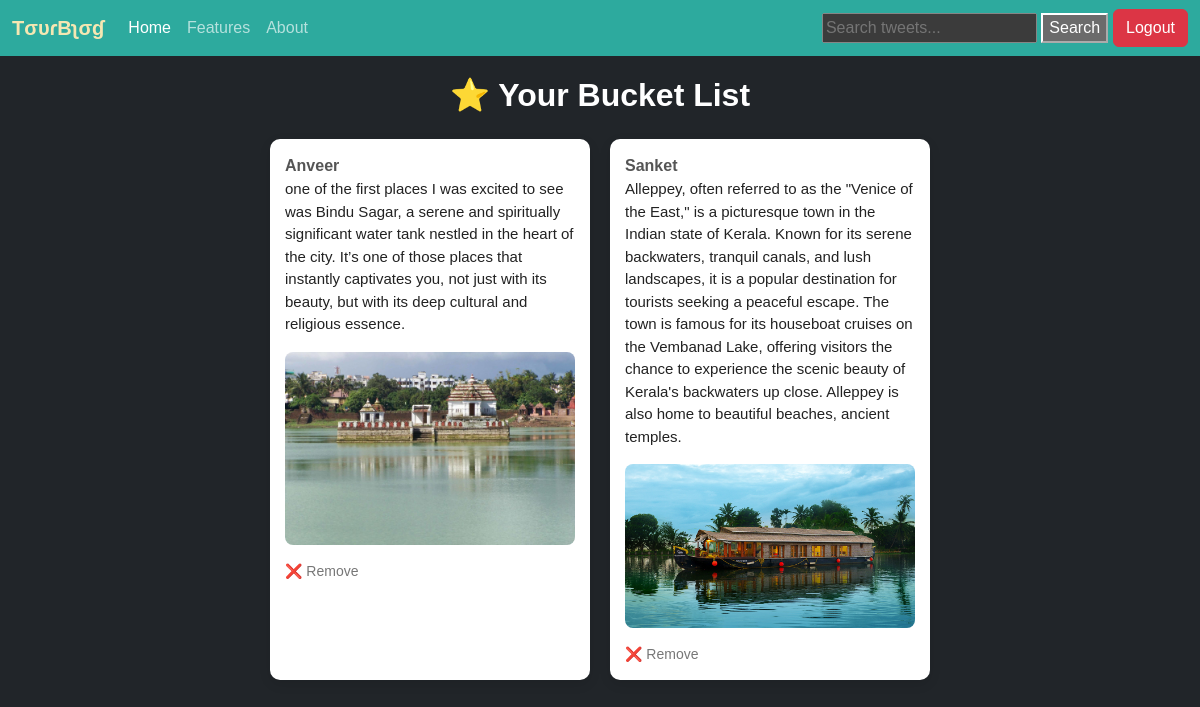
/bucket-list/ (signed in), run on the app's committed database.
### tweet/models.py (models this page shows, shortened)
class Tweet(models.Model):
    user = models.ForeignKey(User, on_delete=models.CASCADE)
    text = models.TextField(max_length=480)
    photo = models.ImageField(upload_to="photos/", blank=True, null=True)
    created_at = models.DateTimeField(auto_now_add=True)
    update_at = models.DateTimeField(auto_now=True)

### tweet/views.py (the view)
# urls.py: path("bucket-list/", views.view_bucket_list, name="bucket_list"),
@login_required
def view_bucket_list(request):
    bucket_list, created = BucketList.objects.get_or_create(user=request.user)
    return render(request, "bucket_list.html", {"tweets": bucket_list.tweets.all()})

### tweet/templates/bucket_list.html (shortened to what this page needs)
{% extends "layout.html" %}
{% block body %}
<div style="max-width: 700px; margin: auto; padding: 20px; text-align: center;">
    <h2 style="color: white; font-weight: bold; margin-bottom:25px;">⭐ Your Bucket List</h2>
    {% if tweets %}
        <div style="display: grid; grid-template-columns: repeat(2, 1fr); gap: 20px; text-align: left;">
            {% for tweet in tweets %}
                <div style="background: white; padding: 15px; border-radius: 10px;
                            box-shadow: 0px 4px 12px rgba(0, 0, 0, 0.1);">
                    <strong style="font-size: 16px; color: #555;">{{ tweet.user.username }}</strong>
                    <p style="color: #222; font-size: 15px; line-height: 1.5;">{{ tweet.text }}</p>
                    {% if tweet.photo %}
                        <img src="{{ tweet.photo.url }}" alt="Tweet Image"
                             style="max-width: 100%; border-radius: 8px; margin-bottom: 8px;">
                    {% endif %}
                    <br>
                    <form action="{% url 'remove_from_bucket_list' tweet.id %}" method="POST">
                        <span onclick="this.parentElement.submit();"
                              style="display: block; font-size: 14px; color: #777; cursor: pointer;
                                     margin-top: 8px;">❌ Remove</span>
                    </form>
                </div>
            {% endfor %}
        </div>
    {% else %}
        <p style="color: #777; font-size: 16px;">Your bucket list is empty.</p>
    {% endif %}
</div>
{% endblock %}

### templates/layout.html (style rules this page uses)
body { margin: 0; font-family: Arial, sans-serif; }

### data on the page
Tweet: user.username "Anveer", text "one of the first places I was excited to see was Bindu Sagar, a serene and spiritually significant water tank nestled in the heart of the city. It’s one of those places that instantly captivates you, not just with its beauty, but with its deep cultural and religious essence.", photo (picture)
Tweet: user.username "Sanket", text "Alleppey, often referred to as the \"Venice of the East,\" is a picturesque town in the Indian state of Kerala. Known for its serene backwaters, tranquil canals, and lush landscapes, it is a popular destination for tourists seeking a peaceful escape. The town is famous for its houseboat cruises on the Vembanad Lake, offering visitors the chance to experience the scenic beauty of Kerala's backwaters up close. Alleppey is also home to beautiful beaches, ancient temples.", photo (picture)
